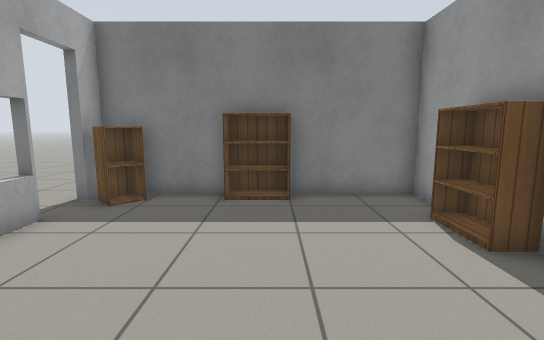
view 1 (above)

21 first-person views from a walk through a Gazebo world. The camera is 1 m above the floor, tilts 8° down and sees 85° across. The floor is counted in squares, 0.5 m on a side. Each view is taken from the middle of a square. On the plan, view 1 faces up. The plan holds only what a view shows up to about 17 squares ahead; the rest is blank. Gazebo's built-in surfaces are drawn with simple patterns.

view 2
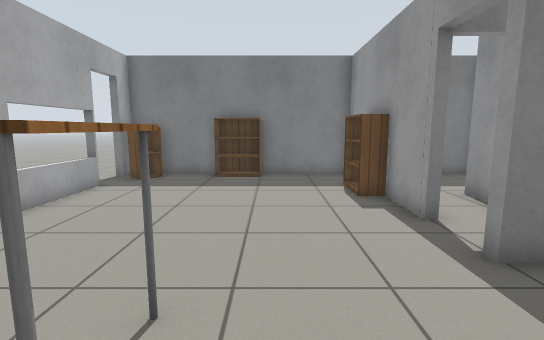

view 3
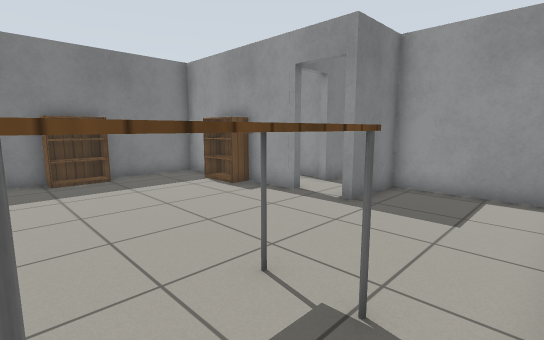

view 4
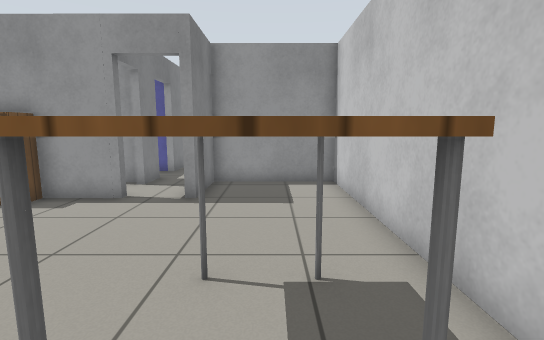

view 5
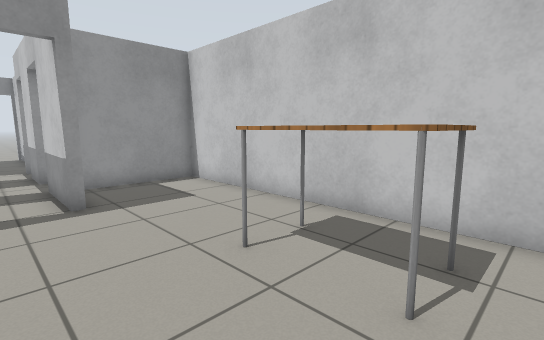

view 6
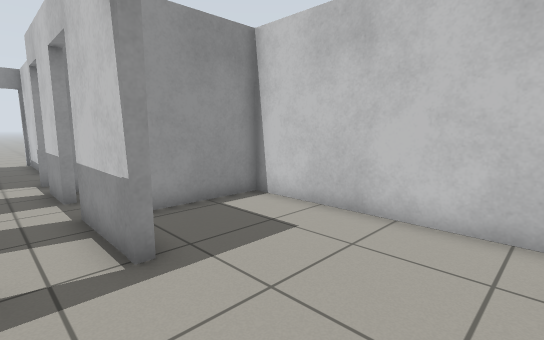

view 7
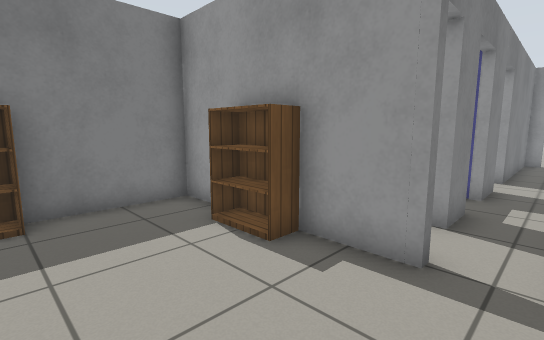

view 8
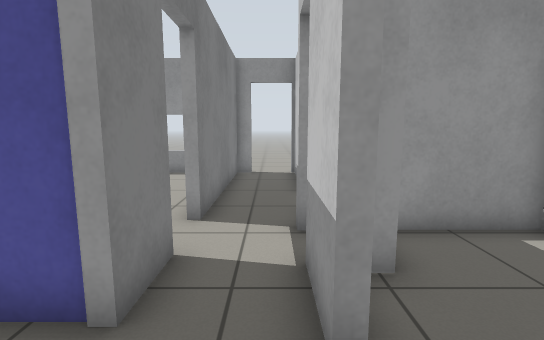

view 9
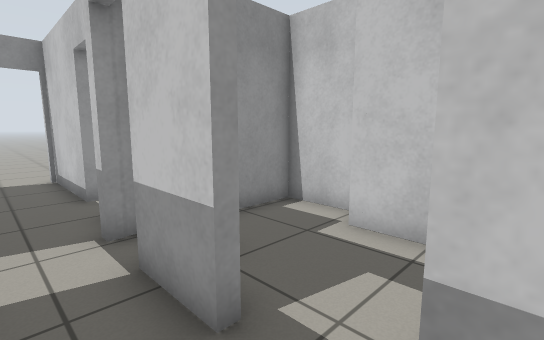

view 10
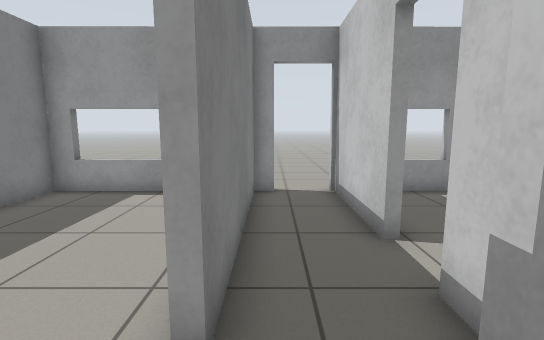

view 11
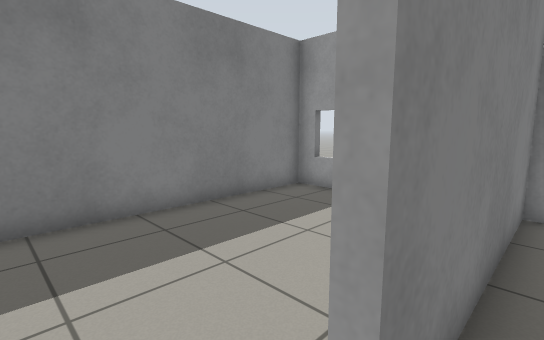

view 12
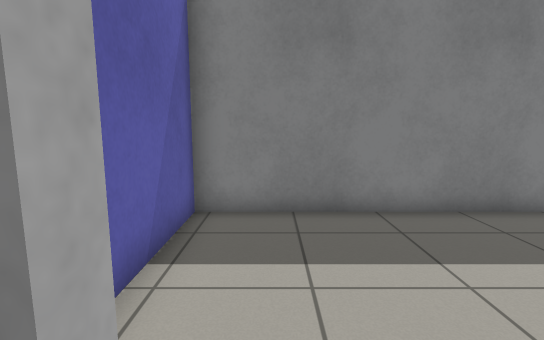

view 13
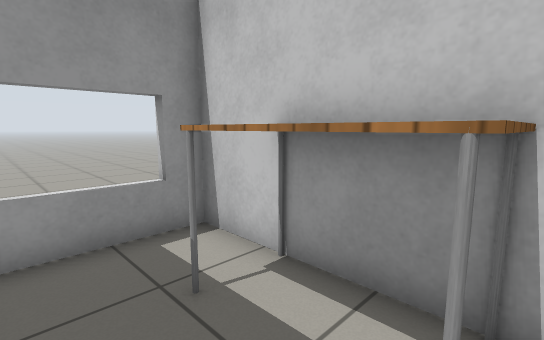

view 14
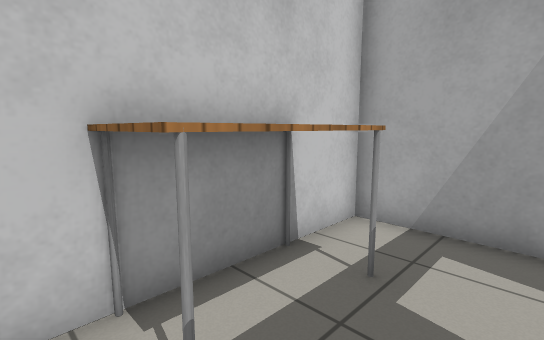

view 15
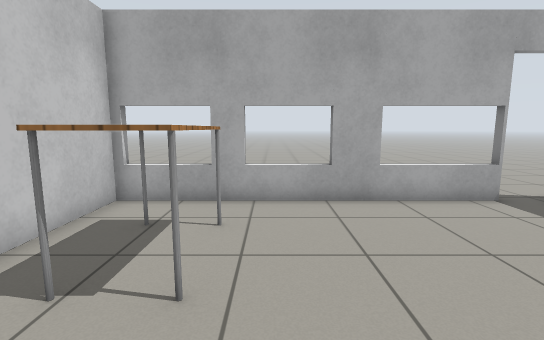

view 16
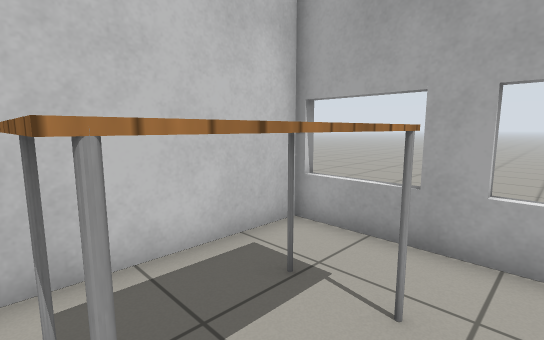

view 17
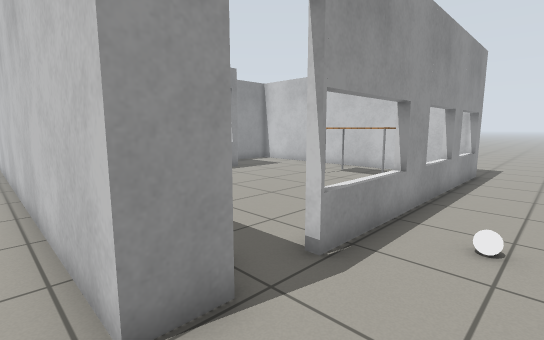

view 18
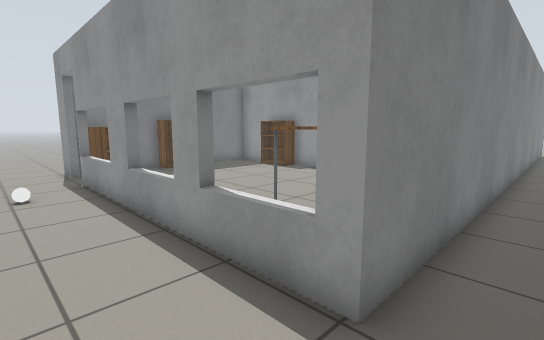

view 19
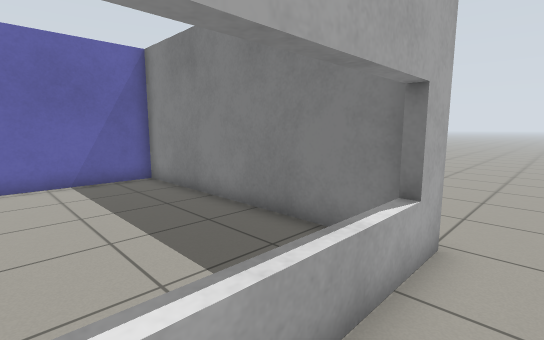

view 20
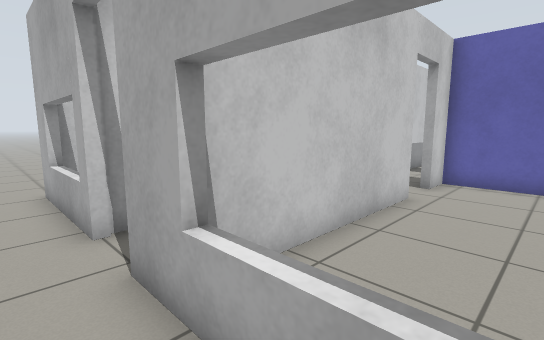

view 21
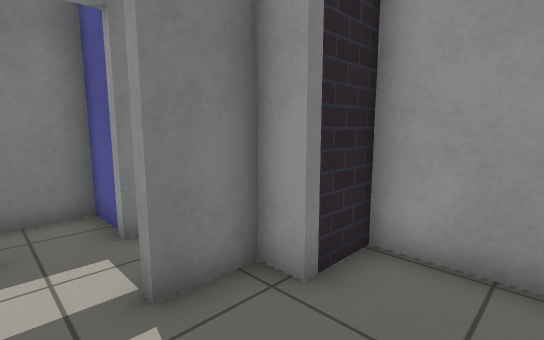

### Floor plan
Points are (right, up) in squares from view 1. A wall is a line through its corners. A room is listed if a view was taken in it or the views show most of it. See-through windows are left out.
Room 1 (views 1, 2, 3, 4, 5, 6, 7, 15, 16)
walls: (4.4, 2.3) (4.4, 4.5); (4.4, 6.4) (4.4, 8.9) (-5.1, 8.9) (-5.1, 8); (-5.1, 6.3) (-5.1, -4.3) (7.1, -4.3) (7.1, 0.2) (4.4, 0.2) (4.4, 0.5)
ways out: open door at (4.8, 2) to room 2; open door at (-5, 7.5) to room 4
objects: cabinet (-4, 8); table (-3, -2) to (0, -1); bookshelf (-1, 8) to (0, 9); bookshelf (4, 5) to (4, 6)
Room 2 (views 8, 9, 10, 11, 12)
walls: (11.5, 2.6) (9.8, 2.6); (13.6, 0) (14.4, 0); (9.2, 0.5) (11.2, 0.5); (8, 2.6) (6.5, 2.6); (16.1, 0) (20.7, 0); (4.4, 0.5) (7.5, 0.5); (20.4, 1.9) (20.4, 2.6) (13.3, 2.6)
ways out: open door at (4.8, 2) to room 1; open door at (15.5, 0) to room 3; open door at (8.5, 0) to room 6; open door at (12.5, 3) to room 7; open door at (8.5, 3) to room 8; open door at (12, 0); open door at (20.5, 1)
Room 3 (views 13, 14)
walls: (18.4, -4.3) (20.4, -4.3) (20.4, -1); (13, -1.1) (13, -4.3) (14.6, -4.3)
ways out: open door at (15.5, 0) to room 2
objects: table (15, -4) to (18, -3)
Room 4 (views 17, 18)
walls: (-5.4, 7.9) (-5.4, 9.2) (10, 9.2); (6.5, -4.6) (-5.4, -4.6) (-5.4, 6.3)
ways out: open door at (-5, 7.5) to room 1; opening at (20, 10) to room 5
objects: white ball (-7, 4)
Room 5 (views 19, 20)
walls: (20.6, 9.4) (20.7, 1.9)
ways out: opening at (20, 10) to room 4; opening at (22, 2)
Room 6 (view 21)
walls: (8.5, -3.4) (10.1, -3.4); (10.6, -4.3) (12.7, -4.3) (12.7, -0.7) (10.9, -0.7) (10.9, 0.2) (9.2, 0.2)
ways out: open door at (8.5, 0) to room 2
Room 7 (no view inside)
walls: (13.3, 2.9) (20.1, 2.9); (20.3, 4.9) (20.3, 8.9) (10.1, 8.9) (10.1, 2.9) (11.5, 2.9)
ways out: open door at (12.5, 3) to room 2
Room 8 (no view inside)
walls: (9.8, 2.6) (9.8, 4.6) (8.1, 4.6)
ways out: open door at (8.5, 3) to room 2

Where each view was taken, in squares from view 1:
view 1: 0 up, 0 right, facing up
view 2: 4 down, 1 right, facing up
view 3: 4 down, 3 left, facing up-right
view 4: 2 down, 4 left, facing right
view 5: 2 up, 4 left, facing down-right
view 6: 2 up, 0 right, facing down-right
view 7: 1 up, 0 right, facing up-right
view 8: 1 up, 7 right, facing right
view 9: 2 up, 7 right, facing down-right
view 10: 2 up, 11 right, facing right
view 11: 2 up, 12 right, facing up-right
view 12: 2 up, 12 right, facing up
view 13: 1 down, 15 right, facing down-right
view 14: 1 down, 19 right, facing down-left
view 15: 0 up, 3 right, facing left
view 16: 0 up, 0 right, facing down-left
view 17: 10 up, 8 left, facing down-right
view 18: 6 down, 8 left, facing up-right
view 19: 4 up, 22 right, facing up-left
view 20: 6 up, 22 right, facing down-left
view 21: 3 down, 8 right, facing up-right
